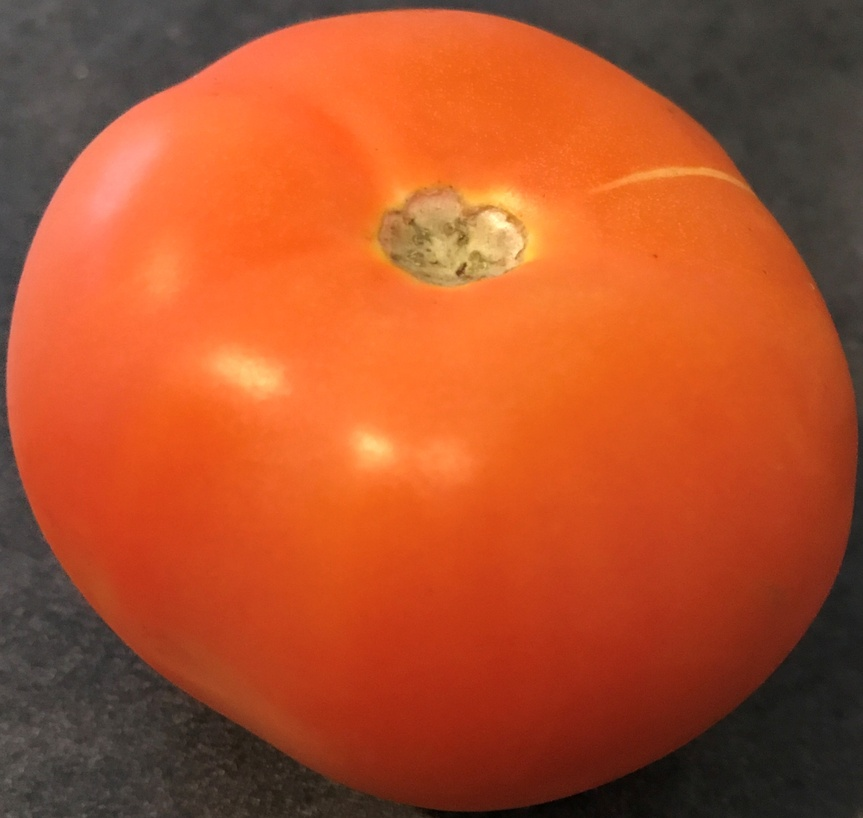
//> input picture TP1_exos/tomate.JPG, 863 x 818 px, shrunk from 2523 x 2392 before the run, given in place of Lenna.jpg, which was not available
$ ./main   (built with g++ and OpenCV 4)
//> lines starting //> are read from the running program, lines starting //| are printed output that depends on the picture; pictures that were not available may be replaced by others from this repository, and a replacement may not be noted
/* HEADERS*/
#include <opencv2/core/core.hpp>
//#include <opencv2/imgcodecs.hpp> //pas besoin au final
#include <opencv2/highgui/highgui.hpp>
#include <opencv2/imgproc/imgproc.hpp> // utile pour threshold

#include <iostream>
#include <string>


using namespace cv;
using namespace std;

//EXO1____TP1:

//ouverture de la image "Lenna.jpg" en 3 affichage diff
/*
int main( int argc, char** argv )
{
    //On verifie qu'il y a plus de 2 arguments (chemin exe et l'image)
    //soit on s'assure que le compilateur a trouve l'image (si il trouve le nom de l'image
    //nom qui sera stocke dans argv[1])
    String image_name("Lenna.jpg");                   //par defaut
    if( argc > 1)                                   // soit "!=" si on attend qu'1 arg si plus "<"
    {
     image_name=argv[1];

    }

    Mat image, image2, image3;                                      //creation d'un objet Mat (soit une matrice) qui devra stocker les donnees de notre img
    image = imread(image_name, IMREAD_COLOR);                       // Chargement de l'img (lecture de l'img)
    image2 = imread(image_name, IMREAD_GRAYSCALE);
    image3 = imread(image_name, IMREAD_UNCHANGED);
    if(! image.data )                                       // ou image.empty() et verifier si la lecture s'est bien passee (donc on a des donnees)
    {
        cout <<  "Could not open or find the image" << std::endl ;
        return -1;
    }

    namedWindow( "Display window",WINDOW_AUTOSIZE );     // creation d'une fen de taille non modifiable et nommee "display window".
    namedWindow( "Display window2",WINDOW_AUTOSIZE );
    namedWindow( "Display window3",WINDOW_AUTOSIZE );
    imshow( "Display window", image );                      // afficher l'img (image) dans la fen nommee "Display window".
    imshow( "Display window2", image2 );
    imshow( "Display window3", image3 );

    waitKey(0);                                          // attendre l'appuie d une touche (affichage de l img indefiniment)
    return 0;
}*/

/*
int main( int argc, char** argv )
{
    int dimension, largeur, hauteur, profondeur, cano, poids;     //taille (octet), profondeur (bits) poids= largeur * hauteur * nbre de cano
    String image_name("Lenna.jpg");
    if( argc > 1)
    {
     image_name=argv[1];
    }

    Mat image;
    image=imread(image_name,IMREAD_ANYCOLOR);

    //Nbre de canaux
    cano=image.channels();

    //Hauteur et larheur d el'image (2 maniere)
    cout << "la largeur ou colog est "<<image.cols<<" Pixels"<< endl;
    cout << "la ligne ou hauteur est "<<image.rows<<" Pixels"<< endl;

    cout<<"la dimension est "<<image.rows<<" * "<<image.cols<< "Pixels"<<endl;

    cout<<"Deuxieme methode"<<endl;

    largeur=image.size().width;
    hauteur=image.size().height;
    dimension=largeur*hauteur;
    cout<<" la dimension = "<<largeur<<" * "<<hauteur<<" = "<< dimension<<" pixels"<<endl;

    //Poids
    poids=largeur*hauteur*cano;
    cout<< "Le poids = "<<largeur<<" * "<<hauteur<<" * "<<"3 = "<<poids<< " Pixels"<< endl;

    //Profondeur (2 manieres)
    profondeur=image.depth();
    cout<<"la profondeur de l'image (nbre de bits pr chq canal) est "<< profondeur <<endl;
    cout<<"la profondeur est : "<<image.type()<<endl; // les deux disent la même chose sauf que le format est diff  il faut retranscrire voir favoris sur internet
                                                     // c'est donc du CV_8UC3 soit 3 cano code sur 8 bits soit 24 bits/pixels
    //taille en octet
    dimension= (largeur*hauteur)*24; // ou poids
    cout<<"La dimension de  l'image est de "<<dimension<<" bits soit "<<dimension/8<<" Octets"<< endl;


    if ( !(image.data) )
    {
        cout <<  "Could not open or find the image" << std::endl ;
        return -1;
    }
    namedWindow( "Lenna window",WINDOW_AUTOSIZE );
    imshow( "Lenna window", image );
    waitKey(0);

    return 0;
}
*/


//EXO 2:
/*
int main( int argc, char** argv )
{
    String image_name("Lenna.jpg");
    Mat image;

    if (argc >1)
    {
        image_name=argv[1];
    }

    image= imread(image_name);

    if (image.empty())
    {
        cout<< "Could not open or find the image "<<endl;
        cout<< image_name <<endl;
        return -1;
    }
    //SEPARATION DES CANAUX DE L IMAGE SOIT 3 CANAUX
    Mat BGR[3];
    split(image,BGR);               //BGR[3] canaux (channels) couleurs bleu vert rouge

    namedWindow("IMAGE INITIALE");
    imshow("IMAGE INITIALE",image);

    namedWindow("COMPOSANT R");
    imshow("COMPOSANT R", BGR[2]);

    namedWindow("COMPOSANT G");
    imshow("COMPOSANT G", BGR[1]);

    namedWindow("COMPOSANT B");
    imshow("COMPOSANT B", BGR[0]);

    Mat image_merge;
    merge(BGR,3,image_merge);

    namedWindow("MULTIPLEXAGE");
    imshow("MULTIPLEXAGE",image_merge);

    waitKey(0);
    destroyAllWindows();
    return 0;
}
*/
/*
int main (int argc, char** argv )
{
    //CREATION D UNE IMAGE DEGRADEE

    Mat image_degradee(200,256,CV_8UC1,255); //ça fct aussi avec Scalar(255)

    for (int x=0;x<256;x++)
    {
        for (int y=0;y<200;y++)
        {
            image_degradee.at<uchar>(y,x)=x;

        }
    }

    namedWindow("IMAGE DEGRADEE CREEE");
    imshow("IMAGE DEGRADEE CREEE", image_degradee);
    waitKey(0);
    destroyAllWindows();

    //CREATION DE L IMAGE 0000120255120000 (CARREE 9X9)
    Mat img (9,9,CV_8UC1,Scalar(0));        //FAUT UTILISER Scalar sinon bug au dessus (tjrs a utiliser)!!

    cout<<"debut"<<endl;
    for ( int x=2; x<7; x++)
    {
        for (int y=2; y<7; y++)
        {
            img.at<uchar>(y,x)=120;
        }
    }
    for ( int x=3; x<6; x++)
    {
        for (int y=3; y<6; y++)
        {
            img.at<uchar>(y,x)=255;
        }
    }
    cout<<"milieu"<<endl;
    namedWindow("IMAGE DEGRADEE CENTREE", WINDOW_FREERATIO);
    imshow("IMAGE DEGRADEE CENTREE", img);
    waitKey(0);
    destroyAllWindows();

    return 0;
}
*/

//EXO 4

/*
void imageNiveauDeGrisMax(Mat &gris)
{
    int rg, colg, valeur,x,y;
    rg=gris.size().width;
    colg=gris.size().height;

    for (x=0; x<rg; x++)
    {
        for (y=0; y<colg; y++)
        {
            if(valeur< gris.at<uchar>(y,x))
            {
                valeur=gris.at<uchar>(y,x);
            }
        }
    }

    cout<<"Le niveau de gris Max de l'image est : "<<valeur<<endl;
}

int main (int argc, char** argv)
{
    String image_filename("Lenna.jpg");
    if (argc > 1)
    {
        image_filename=argv[1];

        cout<< argv[1]<<endl;
    }
    Mat img_lenna, img_nivgris;
    img_lenna=imread(image_filename);

    if(! img_lenna.data )                                       // ou image.empty() et verifier si la lecture s'est bien passee (donc on a des donnees)
    {
        cout <<  "Could not open or find the image" << std::endl ;
        return -1;
    }

    cvtColor(img_lenna,img_nivgris,COLOR_BGR2GRAY, 0);

    imageNiveauDeGrisMax(img_nivgris);

    namedWindow("IMAGE INITIALE");
    namedWindow("IMAGE CONVERTIE");
    imshow("IMAGE INITIALE",img_lenna);
    imshow("IMAGE CONVERTIE",img_nivgris);
    waitKey(0);

    return 0;

}*/

//EXO 5


int main (int argc, char** argv)
{
    String img_filenamelenna("Lenna.jpg"), img_filenamegris("Gris.jpg");
    if (argc > 2)
    {
        img_filenamelenna=argv[1];
        img_filenamegris=argv[2];
    }
    Mat img_lenna, img_gris;


    img_lenna=imread(img_filenamelenna);
//> img_lenna is the input picture: 818 rows x 863 cols, CV_8UC3; mean B, G, R 42.7, 80.5, 174.9
    img_gris=imread(img_filenamegris);
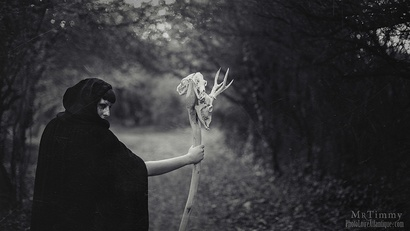
//> input picture TP1_exos/Gris.jpg, 410 x 231 px, shrunk from 1200 x 676 before the run
//> img_gris is the input picture: 231 rows x 410 cols, CV_8UC3; mean B, G, R 51.9, 50, 50.3

    if(!(img_gris.data) || !(img_lenna.data) )                                       // ou image.empty() et verifier si la lecture s'est bien passee (donc on a des donnees)
    {
        cout <<  "Could not open or find one of the image " << std::endl ;
        return -1;
    }
    //SEPARATION DES CANAUX DE L IMAGE LENNA SOIT 3 CANAUX
    Mat BGR[3];
    split(img_lenna,BGR);
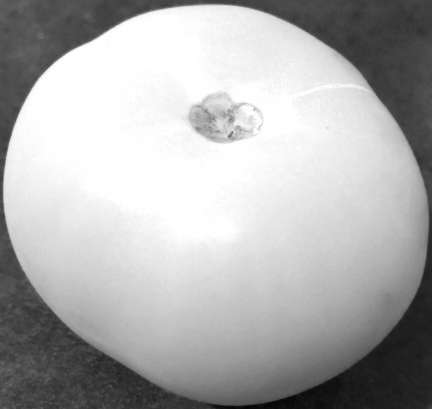
//> BGR[2]: 818 rows x 863 cols, CV_8UC1 (shown at 1/2 size); min 3, max 255, mean 174.9

    namedWindow("IMAGE INITIALE");
    imshow("IMAGE INITIALE",img_lenna);

    namedWindow("IMAGE GRIS INITIALE");
    imshow("IMAGE GRIS INITIALE",img_gris);

    namedWindow("COMPOSANT R");
    imshow("COMPOSANT R", BGR[2]);

    namedWindow("COMPOSANT G");
    imshow("COMPOSANT G", BGR[1]);

    namedWindow("COMPOSANT B");
    imshow("COMPOSANT B", BGR[0]);
    waitKey(0);


    int rg, colg, rg_gris, colg_gris,x,y; //rg for rangee and colg for colonne
    colg=img_lenna.size().width;
    rg=img_lenna.size().height;
    cout<<rg<<"et"<<colg<<endl;
//| 818et863

    colg_gris=img_gris.size().width;
    rg_gris=img_gris.size().height;
    cout<<rg_gris<<"et"<<colg_gris<<endl;
//| 231et410
   /* int profondeur= img_gris.type();

    //I want to switch the colonn and the width of img_gris
    Mat img_gris_inversee (colg_gris,rg_gris,profondeur,Scalar(0));

    for (x=0; x<colg_gris;x++)
    {
        for (y=0;y<rg_gris;y++)
        {

           img_gris_inversee.at<uchar>(y,x)=img_gris.at<uchar>(y,x);

        }
    }*/

    //CONVERTION DE L IMAGE EN NEGATIF
    for (x=0; x<colg;x++)
    {
        for (y=0;y<rg;y++)
        {
            BGR[0].at<uchar>(y,x)=255-BGR[0].at<uchar>(y,x);    //application de la fct inverse sur la composant rouge
            BGR[1].at<uchar>(y,x)=255-BGR[1].at<uchar>(y,x);    //G
            BGR[2].at<uchar>(y,x)=255-BGR[2].at<uchar>(y,x);    //R
        }
    }
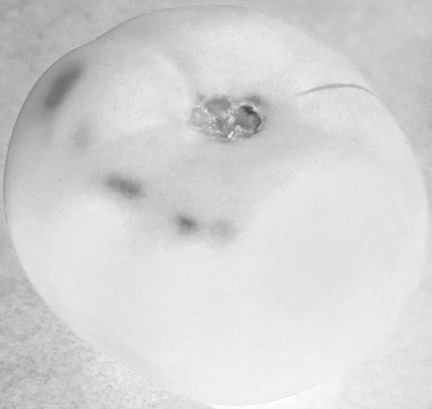
//> BGR[0]: 818 rows x 863 cols, CV_8UC1 (shown at 1/2 size); min 65, max 255, mean 212.3
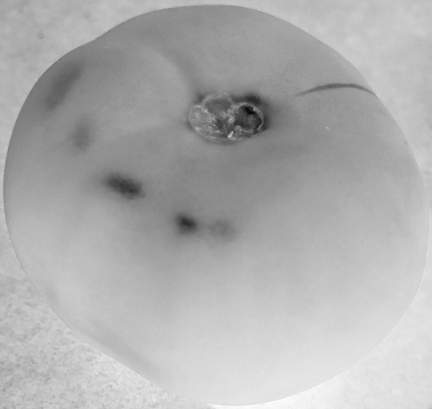
//> BGR[1]: 818 rows x 863 cols, CV_8UC1 (shown at 1/2 size); min 1, max 255, mean 174.5
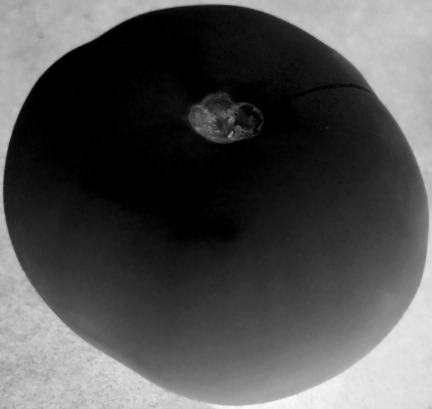
//> BGR[2]: 818 rows x 863 cols, CV_8UC1 (shown at 1/2 size); min 0, max 252, mean 80.1


    for (x=0; x<colg_gris;x++)
    {
        for (y=0;y<rg_gris;y++)
        {
            try
            {

                img_gris.at<uchar>(y,x)=255-img_gris.at<uchar>(y,x);    //application de la fct inverse sur le composant rouge

            }
            catch (exception &exp)
            {
                cout << "Exception occured"<< endl;
                return -1;
            }

        }
    }
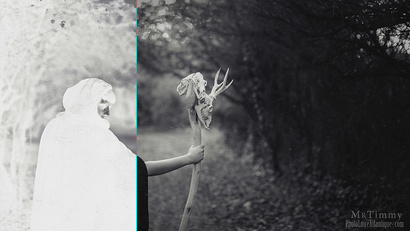
//> img_gris: 231 rows x 410 cols, CV_8UC3; mean B, G, R 108.8, 108.2, 108

    namedWindow("IMAGE GRIS INVERSE");
    imshow("IMAGE GRIS INVERSE",img_gris);

    namedWindow("COMPOSANT R INVERSE");
    imshow("COMPOSANT R INVERSE", BGR[2]);

    namedWindow("COMPOSANT G INVERSE");
    imshow("COMPOSANT G INVERSE", BGR[1]);

    namedWindow("COMPOSANT B INVERSE");
    imshow("COMPOSANT B INVERSE", BGR[0]);

    Mat image_merge;
    merge(BGR,3,image_merge);
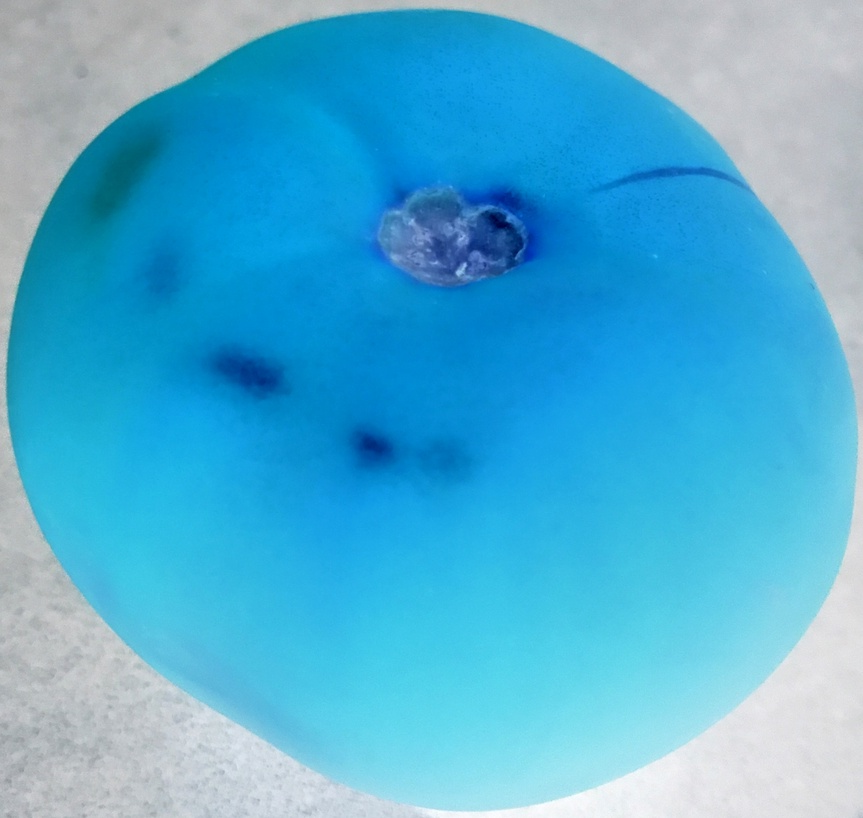
//> image_merge: 818 rows x 863 cols, CV_8UC3; mean B, G, R 212.3, 174.5, 80.1

    namedWindow("IMAGE NEGATIVE LENNA");
    imshow("IMAGE NEGATIVE LENNA", image_merge);

    waitKey(0);
    destroyAllWindows();

    return 0;

}

//EXO 6 SEUILLAGE
/*
void histogramme(Mat img) {

int largeur, hauteur, valeur =0, x,y,histo[256],cumul[256];
    largeur = img.size().width;
    hauteur = img.size().height;
    Mat histog,cumu;
    //INITIALISATION DES TABLEAUX A 0
    for (valeur=0; valeur<256 ;valeur++){
        histo[valeur]=0;
        cumul[valeur]=0;
    }
    //A CHQ APPARITION D UN NIV D INTENSITE IDENTIQUE SUR UN PIXEL ON AJOUTE +1 DANS LE TAB HISTO A INDICE CORRESPONDANT
    for (x=0; x<largeur; x++){
        for(y=0; y<hauteur; y++){
            histo[img.at<uchar>(y,x)]++;
        }
    }
    //ON FAIT LE CUMUL CAD ON REGARDE TJRS LES VALEURS DES PIXELS PRECEDENT ET CELA DEPUIS LE PIXEL DE DEPART
    /*for (valeur=0; valeur<255 ;valeur++){
        y=0;
        for (x=0;x<valeur+1;x++){
            y=y+histo[x];
        }
        cumul[valeur]=y;
    }*/
    //ON CREE UNE IMAGE QUI VA TRADUIRE NOTRE HISTO (POINT NOIR OU BLANC)
    /*histog = Mat(256,256,CV_8UC1,Scalar(0));
    for (x=0; x<256; x++){
        for(y=0; y<256; y++){
            if (y==histo[x]){
                histog.at<uchar>(y,x)=255;}
            else
            {   histog.at<uchar>(y,x)=0;}

        }
    }*/
    //ON CREE UNE IMAGE QUI VA TRADUIRE NOTRE HISTO CUMULE (POINT NOIR OU BLANC)
    /*cumu = Mat(256,cumul[255],CV_8UC1,Scalar(0));
    for (x=0; x<256; x++){
        for(y=0; y<cumul[255]; y++){
            if (y==cumul[x]){
                cumu.at<uchar>(y,x)=255;
            }
        }
    }*/
    //namedWindow( "Display window : histogramme"); // Create a window for display.
    //imshow( "Display window : histogramme", histog );
    //namedWindow( "Display window : cumul"); // Create a window for display.
    //imshow( "Display window : cumul", cumu );               // Show our image inside it.


/*


void trackseuillage (int T, void* gris){
    Mat img;
//    threshold(*(Mat*)(gris), img, T, 255, THRESH_BINARY);
    threshold(*(Mat*)(gris), img, T, 255, THRESH_TRUNC);
//    threshold(*(Mat*)(gris), img, T, 255, THRESH_OTSU+THRESH_BINARY);
    imshow( "Display window : seuillage gris", img );
}

int main (int argc, char** argv)
{
    String img_filenamelenna("Lenna.jpg"), img_filenamegris("Lenna_gris.jpg");
    int T, rg,colg, x, y,i;
    if (argc > 2)
    {
        img_filenamelenna=argv[1];
        img_filenamegris=argv[2];
    }
    Mat img_lenna, img_gris, img_nivgris, BGR[3];

    img_lenna=imread(img_filenamelenna);
    img_gris=imread(img_filenamegris);

    if (!(img_gris.data) || !(img_lenna.data) )                                       // ou image.empty() et verifier si la lecture s'est bien passee (donc on a des donnees)
    {
        cout <<  "Could not open or find one of the image " << std::endl ;
        return -1;
    }

    //SEUILLAGE EN NIV DE GRIS

    rg=img_gris.size().width;
    colg=img_gris.size().height;

    cvtColor(img_gris,img_nivgris,COLOR_BGR2GRAY, 0);       //img couleur mais en gris, donc ca ne fct pas, d ou le passage en niv de gris

    namedWindow("IMAGE LENNA GRIS");
    imshow("IMAGE LENNA GRIS",img_gris);
    namedWindow("IMAGE LENNA EN NIVEAU DE GRIS");
    imshow("IMAGE LENNA EN NIVEAU DE GRIS",img_nivgris);
    waitKey(0);
    destroyAllWindows();

    cout<<"Veuillez choisir la valeur du seuillage : "<<endl;
    cin>>T;

    for (x=0;x<rg;x++)
    {
        for (y=0;y<colg;y++)
        {
            if (img_nivgris.at<uchar>(y,x)>T)
            {
                img_nivgris.at<uchar>(y,x)=0;
            }
            else
            {
                img_nivgris.at<uchar>(y,x)=255;
            }
        }
    }

    namedWindow("IMAGE LENNA EN NIVEAU DE GRIS APRES SEUILLAGE T");
    imshow("IMAGE LENNA EN NIVEAU DE GRIS APRES SEUILLAGE T",img_nivgris);
    waitKey(0);
    destroyAllWindows();

    //SEUILLAGE AVEC UNE IMAGE COULEUR
    rg=img_lenna.size().width;
    colg=img_lenna.size().height;

    split(img_lenna,BGR);

    for (x=0;x<rg;x++)
    {
        for (y=0;y<colg;y++)
        {
            if (BGR[0].at<uchar>(y,x)>T)
            {
                BGR[0].at<uchar>(y,x)=0;
            }
            else
            {
                BGR[0].at<uchar>(y,x)=255;
            }

            if (BGR[1].at<uchar>(y,x)>T)
            {
                BGR[1].at<uchar>(y,x)=0;
            }
            else
            {
                BGR[1].at<uchar>(y,x)=255;
            }

            if (BGR[2].at<uchar>(y,x)>T)
            {
                BGR[2].at<uchar>(y,x)=0;
            }
            else
            {
                BGR[2].at<uchar>(y,x)=255;
            }
        }
    }

    namedWindow("IMAGE LENNA COULEUR");
    imshow("IMAGE LENNA COULEUR",img_lenna);

    namedWindow("IMAGE LENNA COMPOSANT B AVEC SEUILLAGE T");
    imshow("IMAGE LENNA COMPOSANT B AVEC SEUILLAGE T",BGR[0]);

    namedWindow("IMAGE LENNA COMPOSANT G AVEC SEUILLAGE T");
    imshow("IMAGE LENNA COMPOSANT G AVEC SEUILLAGE T",BGR[1]);

    namedWindow("IMAGE LENNA COMPOSANT R AVEC SEUILLAGE T");
    imshow("IMAGE LENNA COMPOSANT R AVEC SEUILLAGE T",BGR[2]);

    waitKey(0);
    destroyAllWindows();

    //ON FAIT LA MEME CHOSE QU4AU DESSUS MAIS AVEC UNE FCT DEJA PRETE
    threshold(img_lenna,img_lenna,T,255,THRESH_BINARY);
    threshold(img_gris,img_gris,T,255,THRESH_BINARY);       //Mauvaise representation
    threshold(img_nivgris,img_nivgris,T,255,THRESH_BINARY); //Bonne represnetation

    namedWindow("IMAGE LENNA SEUILLAGE T");
    imshow("IMAGE LENNA SEUILLAGE T",img_lenna);

    namedWindow("IMAGE LENNA GRIS SEUILLAGE T");
    imshow("IMAGE LENNA GRIS SEUILLAGE T",img_gris);

    namedWindow("IMAGE LENNA NIV GRIS SEUILLAGE T");
    imshow("IMAGE LENNA NIV GRIS SEUILLAGE T",img_nivgris);
    /*threshold permet d' appliquer le seuil sur toute img
    pas besoin que celle ci soit en niv de gris (monochrome)
    contrairement à la méthode de seuillage avec une boucle for.
    Mais il y a des erreurs ou bugs (sorte de coupure de traitement (ligne)
    lorsque le niv de gris n'est pas appliqué )Ex:
    lorsqu'on appliquait le seuil sur l'img lenna_gris directement
    (sans la convertion en niv de gris)on observait aucune application
    du seuil sur l'image.
    Cependant avec la fct threshold, on obs l'application du seuil
    meme avec l'img initiale. Mais l'application du seuil sur la même image
    passée en niv de gris, on observe un résultat inverse ou identique avec une coupure. CAD les pixels
    noirs sur l'img intiale sont blanc sur l'img en niveau de gris
    (observe ce phenomene avec lenna gris (sans niv de gris) et avec niv de gris grace
     a cvtColor)*/

     /*

    threshold(BGR[0],BGR[0],T,255,THRESH_BINARY);
    threshold(BGR[1],BGR[1],T,255,THRESH_BINARY);
    threshold(BGR[2],BGR[2],T,255,THRESH_BINARY);


    namedWindow("IMAGE LENNA COMPOSANTE B SEUILLAGE T");
    imshow("IMAGE LENNA COMPOSANTE B SEUILLAGE T",BGR[0]);

    namedWindow("IMAGE LENNA COMPOSANTE G SEUILLAGE T");
    imshow("IMAGE LENNA COMPOSANTE G SEUILLAGE T",BGR[1]);

    namedWindow("IMAGE LENNA COMPOSANTE R SEUILLAGE T");
    imshow("IMAGE LENNA COMPOSANTE R SEUILLAGE T",BGR[2]);

    threshold(BGR[2],BGR[1],T,255,THRESH_BINARY);       //Le 2eme parametre n'est qu'une matrice de destination, on peut mettre ce que l'on veut tant que la matrice de dest à la mm taille,nbre de channel, et mm type que la matrice src
    namedWindow("IMAGE LENNA COMPOSANTE G TRY SEUILLAGE T");
    imshow("IMAGE LENNA COMPOSANTE G TRY SEUILLAGE T",BGR[1]);      //donne la meme chose que ligne 544 (ce qui est normal)

    waitKey(0);
    destroyAllWindows();

    namedWindow( "Display window : seuillage gris", WINDOW_AUTOSIZE ); // Create a window for display.
    createTrackbar("seuil", "Display window : seuillage gris",&T, 255, trackseuillage,&BGR[0]);
    trackseuillage(T, &BGR[0]);                                         // fonctionne pas vraiment ..pas de chnagement lorsqu'on change le seuil avec le joystick

    histogramme(img_nivgris);

    waitKey(0);

    for (i=0; i<3; i++){
        BGR[i].release();       //deallaouer la mémoire
    }
    img_gris.release();
    img_nivgris.release();
    img_lenna.release();

    destroyAllWindows();

    return 0;
}*/
